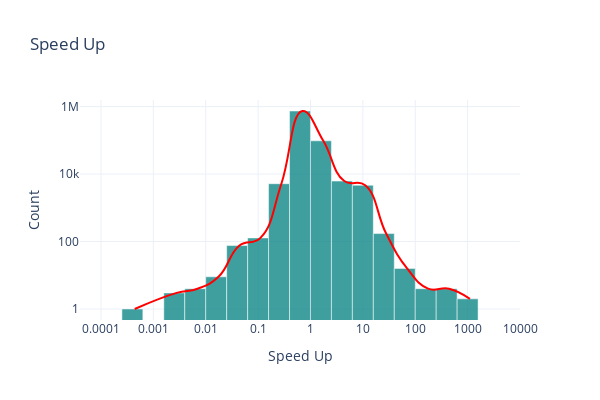

Notebook source saved alongside this figure:
### Code cell
import numpy as np
import plotly.graph_objects as go

data = df_speedups['speed_up']
print(f"min: {data.min()}, max: {data.max()}")

# Define the number of bins
num_bins = 10

# Ensure that all data points are positive since log scale cannot handle zero or negative values
if (data <= 0).any():
    raise ValueError("All data points must be positive for a logarithmic scale.")

# Create log-spaced bin edges
log_min_floor = int(np.floor(np.log10(data.min())))
log_max_ceil = int(np.ceil(np.log10(data.max())))
print(f"log_min_floor: {log_min_floor}, log_max_ceil: {log_max_ceil}")

bin_size = log_max_ceil/ num_bins
bin_edge = log_max_ceil
bins = [bin_edge]
while bin_edge > log_min_floor:
    bin_edge -= bin_size
    bins.append(bin_edge)
bins = 10**np.array(bins)
bins = sorted(bins)

xticks = 10**np.linspace(log_min_floor, log_max_ceil, log_max_ceil - log_min_floor + 1)

## Compute the histogram using numpy
hist, bin_edges = np.histogram(data, bins=bins)

# Calculate bin centers for the x-axis
bin_centers = (bin_edges[:-1] + bin_edges[1:]) / 2

# Calculate bin widths for the bar widths
bin_widths = np.diff(bin_edges)

# Create the bar plot
fig = go.Figure()

fig.add_trace(go.Bar(
    x=bin_centers,
    y=hist,
    width=bin_widths,
    marker_color='teal',
    opacity=0.75,
    hovertemplate=
        '<b>Value:</b> %{x:.2f}<br>' +
        '<b>Count:</b> %{y}<extra></extra>',
    name='Histogram'
))

# Create a mask for non-empty bins
non_empty_mask = hist > 0
x = bin_centers[non_empty_mask]
y = hist[non_empty_mask]

# Add the smooth line trace
fig.add_trace(go.Scatter(
    x=x,
    y=y,
    mode='lines',
    name='Smooth Line (Non-Empty Bins)',
    line=dict(color='red', width=2, smoothing=1.3),
    line_shape='spline'  # This makes the line smooth
))

# Update layout to use logarithmic scales
fig.update_layout(
    title='Speed Up',
    xaxis=dict(
        title='Speed Up',
        type='log',
        tickmode='array',
        tickvals=xticks,
        ticktext=[f'{tick:g}' for tick in xticks],  # Changed to scientific notation
        showgrid=True
    ),
    yaxis=dict(
        title='Count',
        type='log',
        rangemode='tozero',
        showgrid=True
    ),
    bargap=0.1,
    bargroupgap=0.1,
    template='plotly_white',
    showlegend=False,  # Turn off the legends
    width=600,  # Set figure width to 600 pixels
    height=400  # Set figure height to 400 pixels
)

fig.show()

### Figure 1 — Plotly figure (JSON) as saved in the notebook; plotly's stock layout.template omitted (floating-point values rounded to 4 significant figures)
{"data": [{"hovertemplate": "<b>Value:</b> %{x:.2f}<br><b>Count:</b> %{y}<extra></extra>", "marker": {"color": "teal"}, "name": "Histogram", "opacity": 0.75, "type": "bar", "width": [6.019e-05, 0.0001512, 0.0003798, 0.0009539, 0.002396, 0.006019, 0.01512, 0.03798, 0.09539, 0.2396, 0.6019, 1.512, 3.798, 9.539, 23.96, 60.19, 151.2, 379.8, 953.9, 2396.0, 6019.0], "x": [6.991e-05, 0.0001756, 0.0004411, 0.001108, 0.002783, 0.006991, 0.01756, 0.04411, 0.1108, 0.2783, 0.6991, 1.756, 4.411, 11.08, 27.83, 69.91, 175.6, 441.1, 1108.0, 2783.0, 6991.0], "y": [0, 0, 1, 0, 3, 4, 9, 76, 128, 5173, 739686, 96681, 6204, 4655, 172, 16, 4, 4, 2, 0, 0]}, {"line": {"color": "red", "shape": "spline", "smoothing": 1.3, "width": 2}, "mode": "lines", "name": "Smooth Line (Non-Empty Bins)", "type": "scatter", "x": [0.0004411, 0.002783, 0.006991, 0.01756, 0.04411, 0.1108, 0.2783, 0.6991, 1.756, 4.411, 11.08, 27.83, 69.91, 175.6, 441.1, 1108.0], "y": [1, 3, 4, 9, 76, 128, 5173, 739686, 96681, 6204, 4655, 172, 16, 4, 4, 2]}], "layout": {"bargap": 0.1, "bargroupgap": 0.1, "height": 400, "showlegend": false, "title": {"text": "Speed Up"}, "width": 600, "xaxis": {"showgrid": true, "tickmode": "array", "ticktext": ["0.0001", "0.001", "0.01", "0.1", "1", "10", "100", "1000", "10000"], "tickvals": [0.0001, 0.001, 0.01, 0.1, 1, 10, 100, 1000, 10000], "title": {"text": "Speed Up"}, "type": "log"}, "yaxis": {"rangemode": "tozero", "showgrid": true, "title": {"text": "Count"}, "type": "log"}}}
